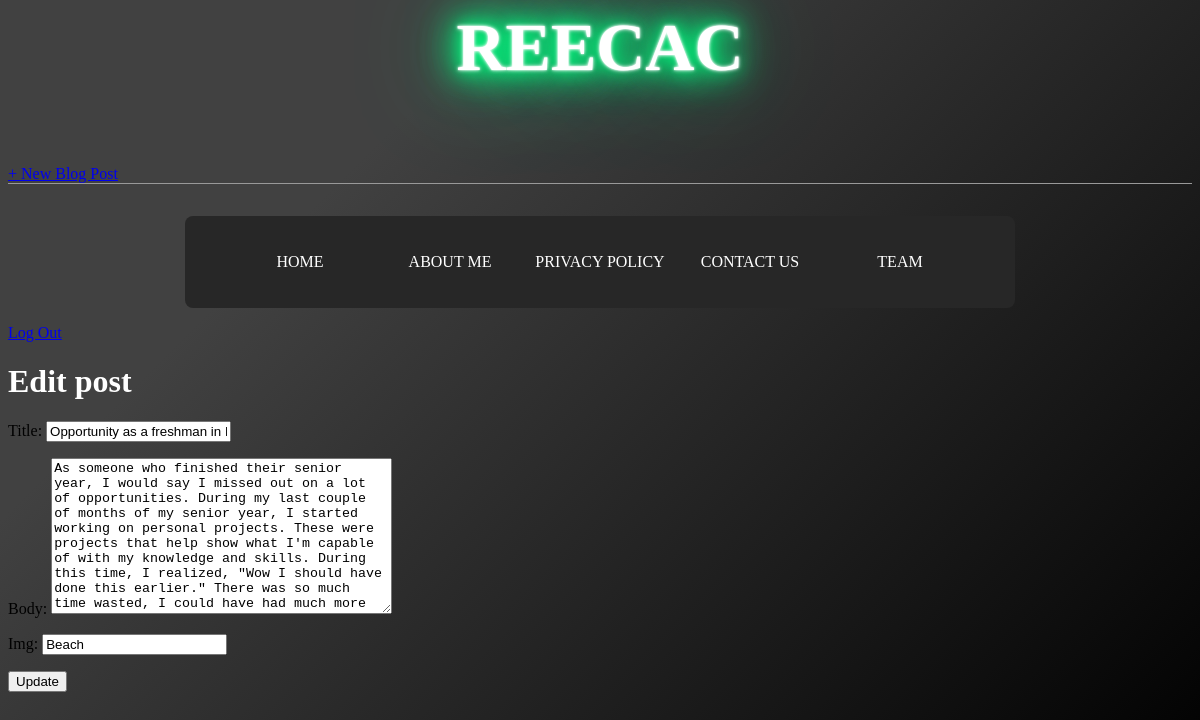
Before: /post/1/edit (signed in) with the older database file.
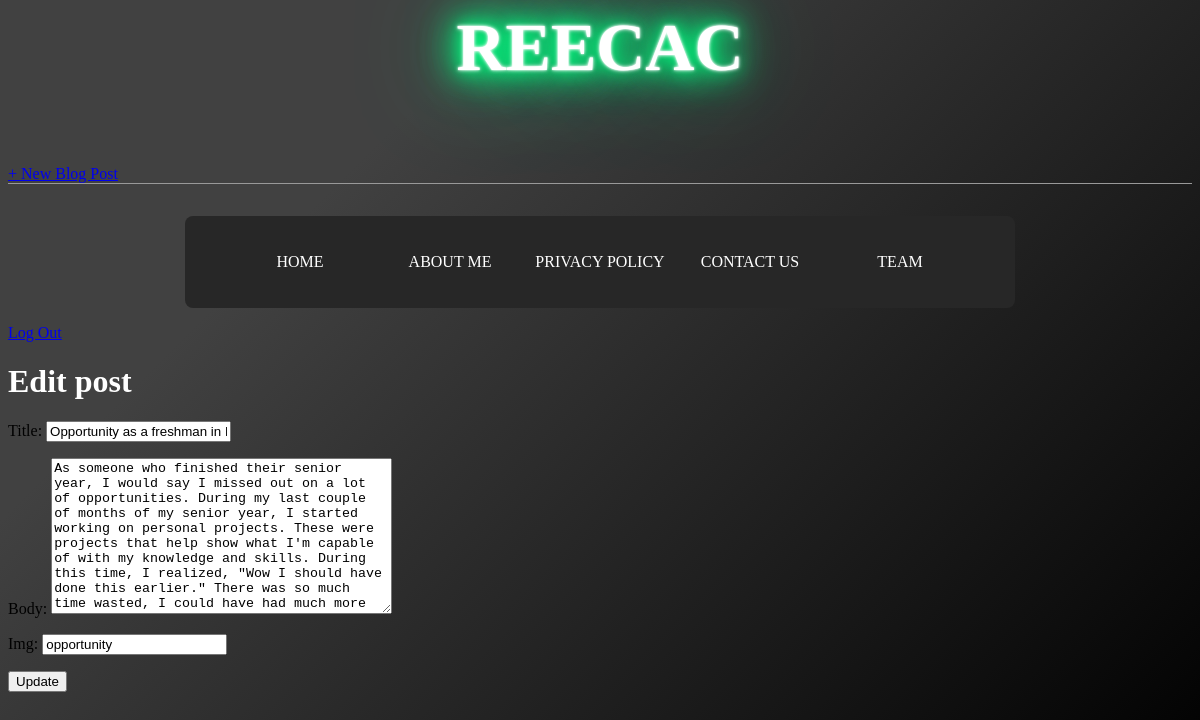
After: the same page with the newer database file.
### blog/models.py (models this page shows, shortened)
class Post(models.Model):
    title = models.CharField(max_length=200)
    author = models.ForeignKey(
        'auth.User',
        on_delete=models.CASCADE,
    )
    body = models.TextField()
    img = models.CharField(max_length=60)

### blog/views.py (the view)
# urls.py: path('post/<int:pk>/edit', BlogUpdateView.as_view(), name='post_edit'),
class BlogUpdateView(UpdateView):
    model = Post
    template_name = 'post_edit.html'
    fields = ['title', 'body', 'img']

### blog/templates/post_edit.html
{% extends 'base.html' %}
{% block content %}
<h1>Edit post</h1>
<form action="" method="post">{% csrf_token %}
    {{ form.as_p }}
    <input type="submit" value="Update">
</form>
{% endblock content %}

Changed rows visible on the page:
changed Post "Opportunity as a freshman in High School": img "Beach" → "opportunity"
